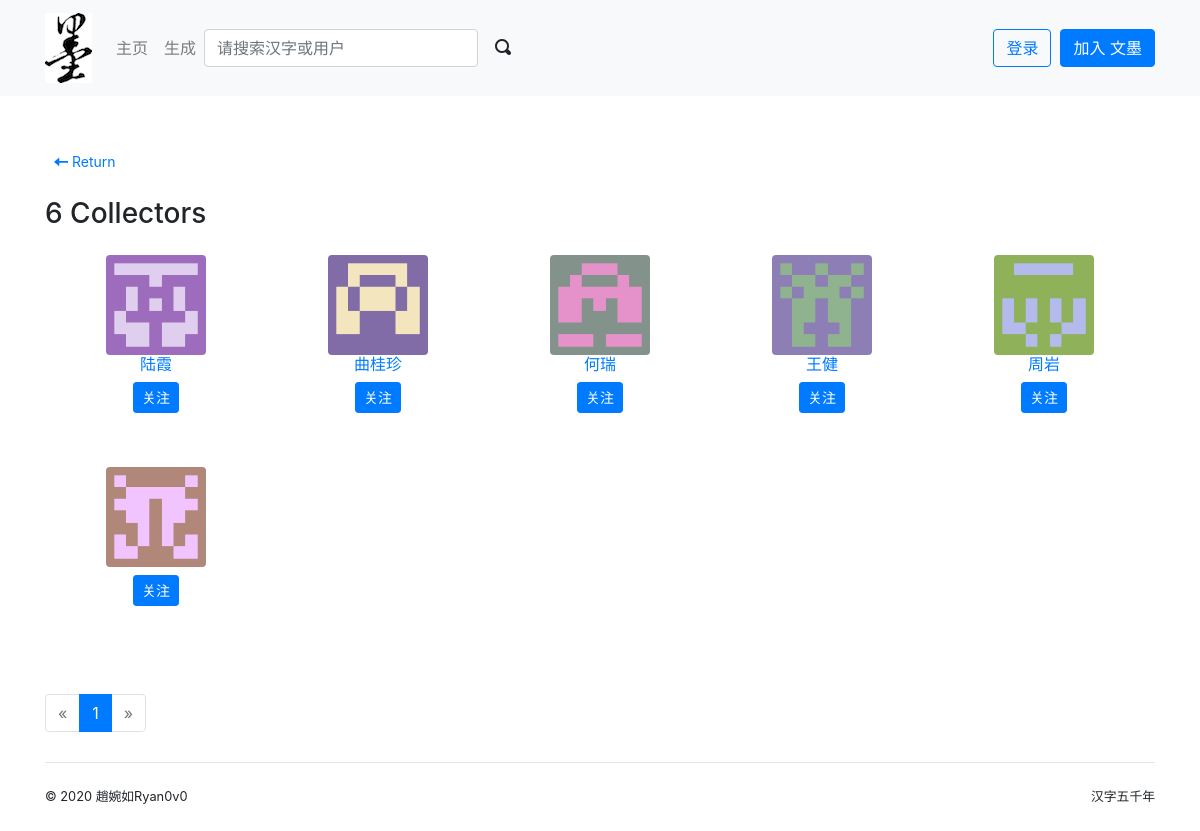
The page /photo/1/collectors on the database its author committed.
### ICalligraph/models.py (models this page shows, shortened)
class Collect(db.Model):
    collector_id = db.Column(db.Integer, db.ForeignKey('user.id'),
                             primary_key=True)
    collected_id = db.Column(db.Integer, db.ForeignKey('photo.id'),
                             primary_key=True)
    timestamp = db.Column(db.DateTime, default=datetime.utcnow)
    collector = db.relationship('User', back_populates='collections', lazy='joined')
    collected = db.relationship('Photo', back_populates='collectors', lazy='joined')

@whooshee.register_model('name', 'username')
class User(db.Model, UserMixin):
    id = db.Column(db.Integer, primary_key=True)
    username = db.Column(db.String(20), unique=True, index=True)
    email = db.Column(db.String(254), unique=True, index=True)
    password_hash = db.Column(db.String(128))
    name = db.Column(db.String(30))
    website = db.Column(db.String(255))
    bio = db.Column(db.String(120))
    location = db.Column(db.String(50))
    member_since = db.Column(db.DateTime, default=datetime.utcnow)
    avatar_s = db.Column(db.String(64))
    avatar_m = db.Column(db.String(64))
    avatar_l = db.Column(db.String(64))
    avatar_raw = db.Column(db.String(64))
    confirmed = db.Column(db.Boolean, default=False)
    locked = db.Column(db.Boolean, default=False)
    active = db.Column(db.Boolean, default=True)
    public_collections = db.Column(db.Boolean, default=True)
    receive_comment_notification = db.Column(db.Boolean, default=True)
    receive_follow_notification = db.Column(db.Boolean, default=True)
    receive_collect_notification = db.Column(db.Boolean, default=True)
    role_id = db.Column(db.Integer, db.ForeignKey('role.id'))
    role = db.relationship('Role', back_populates='users')
    photos = db.relationship('Photo', back_populates='author', cascade='all')
    comments = db.relationship('Comment', back_populates='author', cascade='all')
    notifications = db.relationship('Notification', back_populates='receiver', cascade='all')
    collections = db.relationship('Collect', back_populates='collector', cascade='all')
    following = db.relationship('Follow', foreign_keys=[Follow.follower_id], back_populates='follower',
                                lazy='dynamic', cascade='all')
    followers = db.relationship('Follow', foreign_keys=[Follow.followed_id], back_populates='followed',
                                lazy='dynamic', cascade='all')

### ICalligraph/blueprints/main.py (the view)
@main_bp.route('/photo/<int:photo_id>/collectors')
def show_collectors(photo_id):
    photo = Photo.query.get_or_404(photo_id)
    page = request.args.get('page', 1, type=int)
    per_page = current_app.config['WENMO_USER_PER_PAGE']
    pagination = Collect.query.with_parent(photo).order_by(Collect.timestamp.asc()).paginate(page, per_page)
    collects = pagination.items
    return render_template('main/collectors.html', collects=collects, photo=photo, pagination=pagination)

### ICalligraph/__init__.py (called while the page is built)
def register_template_context(app):
    @app.context_processor
    def make_template_context():
        if current_user.is_authenticated:
            notification_count = Notification.query.with_parent(current_user).filter_by(is_read=False).count()
        else:
            notification_count = None
        return dict(notification_count=notification_count)

### ICalligraph/templates/main/collectors.html (shortened to what this page needs)
{% extends 'base.html' %}
{% from 'bootstrap/pagination.html' import render_pagination %}
{% from 'macros.html' import user_card with context %}
{% block content %}
    <div class="page-header">
        <div class="row">
            <div class="col-md-12">
                <a class="btn btn-default btn-sm" href="{{ url_for('main.show_photo', photo_id=photo.id) }}">
                    <span class="oi oi-arrow-left" aria-hidden="true"></span> Return
                </a>
            </div>
        </div>
    </div>
    <div class="row">
        <div class="col-md-12">
            <h3>{{ photo.collectors|length }} Collectors</h3>
            {% for collect in collects %}
                {{ user_card(user=collect.collector) }}
            {% endfor %}
        </div>
    </div>
    {% if collects %}
        <div class="page-footer">
            {{ render_pagination(pagination, align='center') }}
        </div>
    {% endif %}
{% endblock %}

### ICalligraph/templates/macros.html (shortened to what this page needs)
{% macro user_card(user) %}
    <div class="user-card text-center">
        <a href="{{ url_for('user.index', username=user.username) }}">
            <img class="rounded avatar-m" src="{{ url_for('main.get_avatar', filename=user.avatar_m) }}">
        </a>
        <h6>
            <a href="{{ url_for('user.index', username=user.username) }}">{{ user.name }}</a>
        </h6>
        {{ follow_area(user) }}
    </div>
{% endmacro %}
{% macro follow_area(user) %}
    {% if current_user.is_authenticated %}
        {% if user != current_user %}
            {% if current_user.is_following(user) %}
                <form class="inline" method="post"
                      action="{{ url_for('user.unfollow', username=user.username, next=request.full_path) }}">
                    <input type="hidden" name="csrf_token" value="{{ csrf_token() }}">
                    <button type="submit" class="btn btn-dark btn-sm">取消关注</button>
                    {% if current_user.is_followed_by(user) %}
                        <p class="badge badge-light">关注他</p>
                    {% endif %}
                </form>
            {% else %}
                <form class="inline" method="post"
                      action="{{ url_for('user.follow', username=user.username, next=request.full_path) }}">
                    <input type="hidden" name="csrf_token" value="{{ csrf_token() }}">
                    <button type="submit" class="btn btn-primary btn-sm">关注</button>
                    {% if current_user.is_followed_by(user) %}
                        <p class="badge badge-light">关注者</p>
                    {% endif %}
                </form>
            {% endif %}
        {% endif %}
    {% else %}
        <form class="inline" method="post"
              action="{{ url_for('user.follow', username=user.username) }}">
            <button type="submit" class="btn btn-primary btn-sm">关注</button>
        </form>
    {% endif %}
{% endmacro %}

### ICalligraph/static/css/style.css (style rules this page uses)
.inline { display: inline; }
.page-header { padding-top: 20px; padding-bottom: 20px; }
.page-footer { padding-top: 40px; }
nav { margin-bottom: 30px; }
.avatar-m { width: 100px; height: 100px; }
.user-card { float: left; width: 20%; max-height: 180px; padding: 1rem; margin-bottom: 2rem; border: 0; }

### rows shown on the page
Collect: avatar_m (picture)
User: name "陆霞"
Collect: avatar_m (picture)
User: name "曲桂珍"
Collect: avatar_m (picture)
User: name "何瑞"
Collect: avatar_m (picture)
User: name "王健"
Collect: avatar_m (picture)
User: name "周岩"
Collect: avatar_m (picture)

### other values the page prints
{{ render_nav_item('main.index', '主页') }} "主页"
{{ render_nav_item('main.produce', '生成') }} "生成"
{{ photo.collectors|length }} "6"
{{ render_pagination(pagination, align='center') }} "« 1 »"
